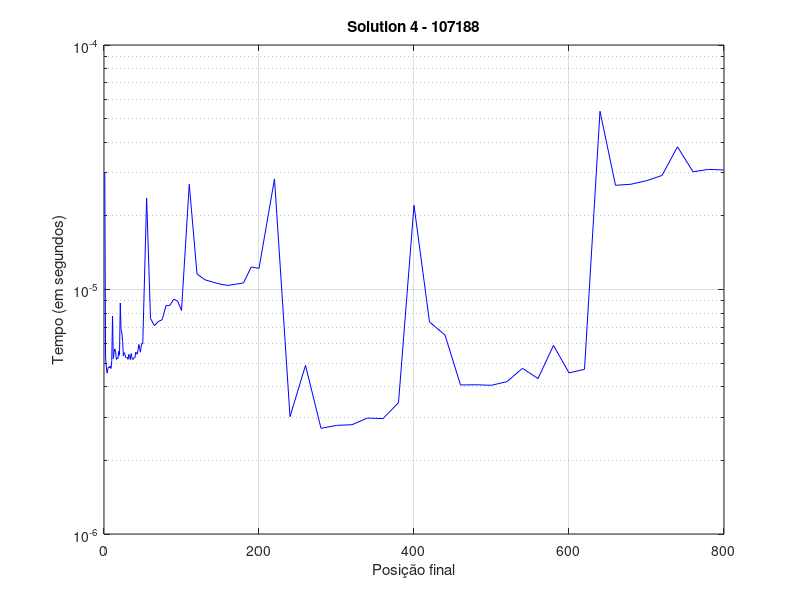

Write the MATLAB code that produced this figure.
sol4 = load("data_solution4_107188.txt");

n_sol4 = sol4(:,1);
t_sol4 = sol4(:,4);

semilogy(n_sol4,t_sol4, 'b-')
title("Solution 4 - 107188")
xlabel("Posição final")
ylabel("Tempo (em segundos)")
grid on;